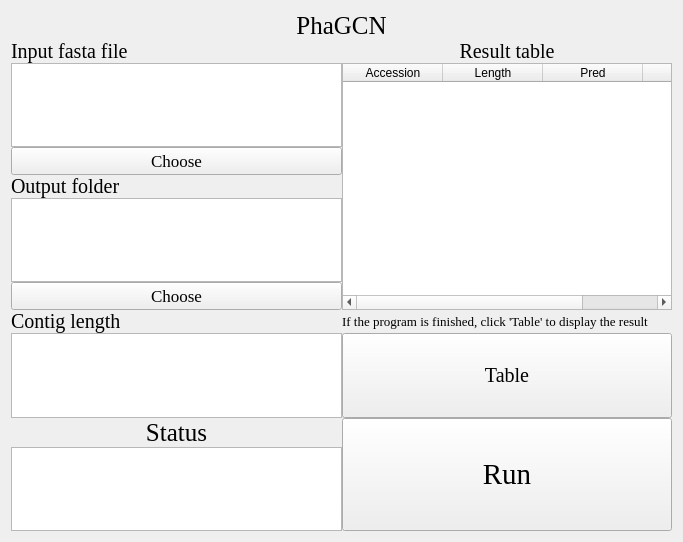
<?xml version="1.0" encoding="UTF-8"?>
<ui version="4.0">
 <class>Form</class>
 <widget class="QWidget" name="Form">
  <property name="geometry">
   <rect>
    <x>0</x>
    <y>0</y>
    <width>683</width>
    <height>542</height>
   </rect>
  </property>
  <property name="windowTitle">
   <string>Form</string>
  </property>
  <property name="styleSheet">
   <string notr="true">background-image: url(D:/tools/Pycharm/pyqt/logo/green_back.png);</string>
  </property>
  <layout class="QGridLayout" name="gridLayout_6">
   <item row="0" column="0">
    <layout class="QGridLayout" name="gridLayout">
     <property name="spacing">
      <number>0</number>
     </property>
     <item row="2" column="0">
      <widget class="QTextBrowser" name="textBrowser_2">
       <property name="styleSheet">
        <string notr="true">background-image: url(D:/Documents/Desktop/white.png)</string>
       </property>
      </widget>
     </item>
     <item row="1" column="0">
      <widget class="QLabel" name="label_2">
       <property name="font">
        <font>
         <family>Times New Roman</family>
         <pointsize>15</pointsize>
        </font>
       </property>
       <property name="text">
        <string>Input fasta file</string>
       </property>
       <property name="alignment">
        <set>Qt::AlignLeading|Qt::AlignLeft|Qt::AlignVCenter</set>
       </property>
      </widget>
     </item>
     <item row="8" column="1">
      <widget class="QPushButton" name="pushButton_4">
       <property name="sizePolicy">
        <sizepolicy hsizetype="Minimum" vsizetype="Expanding">
         <horstretch>0</horstretch>
         <verstretch>0</verstretch>
        </sizepolicy>
       </property>
       <property name="font">
        <font>
         <family>Times New Roman</family>
         <pointsize>15</pointsize>
        </font>
       </property>
       <property name="text">
        <string>Table</string>
       </property>
      </widget>
     </item>
     <item row="7" column="1">
      <widget class="QLabel" name="label_6">
       <property name="font">
        <font>
         <family>Times New Roman</family>
         <pointsize>10</pointsize>
        </font>
       </property>
       <property name="text">
        <string>If the program is finished, click 'Table' to display the result</string>
       </property>
       <property name="alignment">
        <set>Qt::AlignLeading|Qt::AlignLeft|Qt::AlignVCenter</set>
       </property>
      </widget>
     </item>
     <item row="9" column="1" rowspan="2">
      <widget class="QPushButton" name="pushButton">
       <property name="sizePolicy">
        <sizepolicy hsizetype="Expanding" vsizetype="Expanding">
         <horstretch>0</horstretch>
         <verstretch>0</verstretch>
        </sizepolicy>
       </property>
       <property name="font">
        <font>
         <family>Times New Roman</family>
         <pointsize>22</pointsize>
        </font>
       </property>
       <property name="styleSheet">
        <string notr="true">background-image: url(D:/Documents/Desktop/white.png)</string>
       </property>
       <property name="text">
        <string>Run</string>
       </property>
      </widget>
     </item>
     <item row="0" column="0" colspan="2">
      <widget class="QLabel" name="label">
       <property name="font">
        <font>
         <family>Times New Roman</family>
         <pointsize>19</pointsize>
        </font>
       </property>
       <property name="text">
        <string>PhaGCN</string>
       </property>
       <property name="alignment">
        <set>Qt::AlignCenter</set>
       </property>
      </widget>
     </item>
     <item row="4" column="0">
      <widget class="QLabel" name="label_3">
       <property name="font">
        <font>
         <family>Times New Roman</family>
         <pointsize>15</pointsize>
        </font>
       </property>
       <property name="text">
        <string>Output folder</string>
       </property>
       <property name="alignment">
        <set>Qt::AlignLeading|Qt::AlignLeft|Qt::AlignVCenter</set>
       </property>
      </widget>
     </item>
     <item row="5" column="0">
      <widget class="QTextBrowser" name="textBrowser_3">
       <property name="styleSheet">
        <string notr="true">background-image: url(D:/Documents/Desktop/white.png)</string>
       </property>
      </widget>
     </item>
     <item row="3" column="0">
      <widget class="QPushButton" name="pushButton_2">
       <property name="font">
        <font>
         <family>Times New Roman</family>
         <pointsize>13</pointsize>
        </font>
       </property>
       <property name="text">
        <string>Choose</string>
       </property>
      </widget>
     </item>
     <item row="7" column="0">
      <widget class="QLabel" name="label_5">
       <property name="font">
        <font>
         <family>Times New Roman</family>
         <pointsize>15</pointsize>
        </font>
       </property>
       <property name="text">
        <string>Contig length</string>
       </property>
       <property name="alignment">
        <set>Qt::AlignLeading|Qt::AlignLeft|Qt::AlignVCenter</set>
       </property>
      </widget>
     </item>
     <item row="6" column="0">
      <widget class="QPushButton" name="pushButton_3">
       <property name="font">
        <font>
         <family>Times New Roman</family>
         <pointsize>13</pointsize>
        </font>
       </property>
       <property name="text">
        <string>Choose</string>
       </property>
      </widget>
     </item>
     <item row="8" column="0">
      <widget class="QTextEdit" name="textEdit">
       <property name="styleSheet">
        <string notr="true">background-image: url(D:/Documents/Desktop/white.png)</string>
       </property>
      </widget>
     </item>
     <item row="9" column="0">
      <widget class="QLabel" name="label_4">
       <property name="font">
        <font>
         <family>Times New Roman</family>
         <pointsize>19</pointsize>
        </font>
       </property>
       <property name="text">
        <string>Status</string>
       </property>
       <property name="alignment">
        <set>Qt::AlignCenter</set>
       </property>
      </widget>
     </item>
     <item row="10" column="0">
      <widget class="QTextBrowser" name="textBrowser">
       <property name="styleSheet">
        <string notr="true">background-image: url(D:/Documents/Desktop/white.png)</string>
       </property>
      </widget>
     </item>
     <item row="2" column="1" rowspan="5">
      <widget class="QTableWidget" name="tableWidget">
       <property name="styleSheet">
        <string notr="true">background-image: url(D:/Documents/Desktop/white.png)</string>
       </property>
       <column>
        <property name="text">
         <string>Accession</string>
        </property>
       </column>
       <column>
        <property name="text">
         <string>Length</string>
        </property>
       </column>
       <column>
        <property name="text">
         <string>Pred</string>
        </property>
       </column>
       <column>
        <property name="text">
         <string>Score</string>
        </property>
       </column>
      </widget>
     </item>
     <item row="1" column="1">
      <widget class="QLabel" name="label_7">
       <property name="font">
        <font>
         <family>Times New Roman</family>
         <pointsize>15</pointsize>
        </font>
       </property>
       <property name="text">
        <string>Result table</string>
       </property>
       <property name="alignment">
        <set>Qt::AlignCenter</set>
       </property>
      </widget>
     </item>
    </layout>
   </item>
  </layout>
 </widget>
 <resources/>
 <connections/>
</ui>
